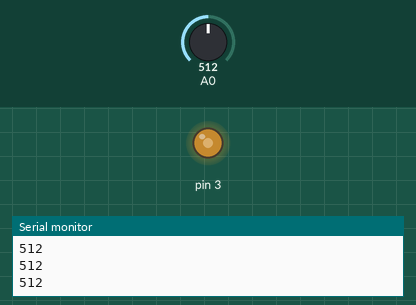
Recording of a sketch running on a simulated Arduino Uno, built with avr-gcc and run on an emulated ATmega328P. On the bench: output pins drawn as LEDs (lit = HIGH), the last lines printed to the serial monitor. Inputs (shaded band) come from the test bench; at power-on: A0 = 512.

Above: at 1.2 s.
1.3 s: A0 set to 716
At 1.6 s:
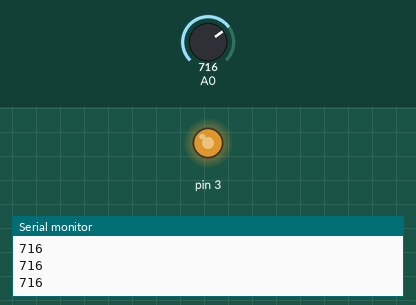
2.8 s: A0 set to 900
At 4.0 s:
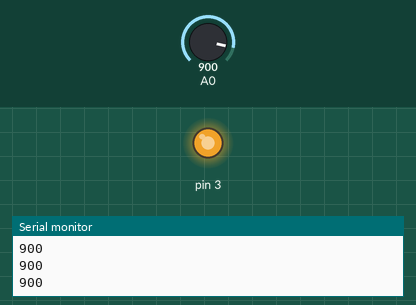
4.3 s: A0 set to 122
At 5.4 s:
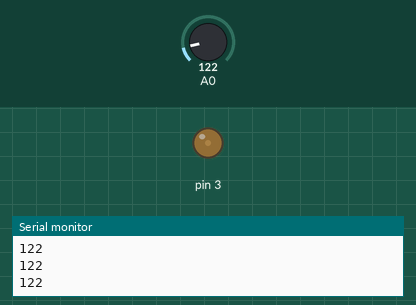
5.8 s: A0 set to 0
At 6.7 s:
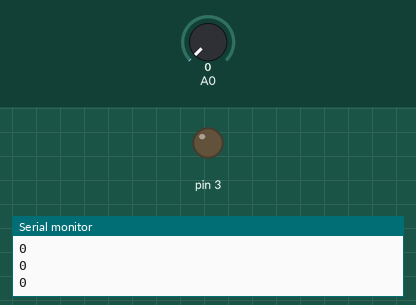
7.3 s: A0 set to 511
At 8.0 s:
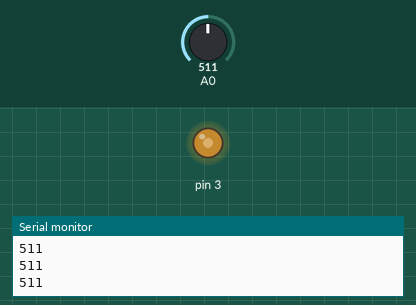
Timing chart, 0 to 9.8 s (numbered marks = the images above; inputs shaded):
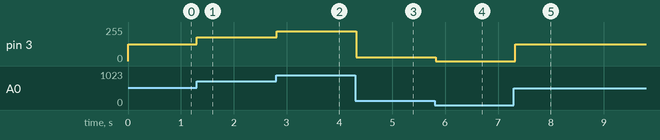

The sketch:

CorsoR4_09_analogRead.ino
```cpp
void setup() {
  Serial.begin(9600);
}

void loop() {
  //lettura analogica da 0 a 1023
  int pot = analogRead(A0);
  //stampo il valore analogico
  Serial.println(pot);

  int pwm = map(pot, 0, 1023, 0, 255);

  analogWrite(3, pwm);

  delay(100);
}
```

Measured:
- after the input at 1.3 s, pin 3: 127/255 → 178/255 at once
- after the input at 2.8 s, pin 3: 178/255 → 224/255 at once
- after the input at 4.3 s, pin 3: 224/255 → 30/255 at once
- after the input at 5.8 s, pin 3: 30/255 → 0/255 at once
- after the input at 7.3 s, pin 3: 0/255 → 127/255 at once
